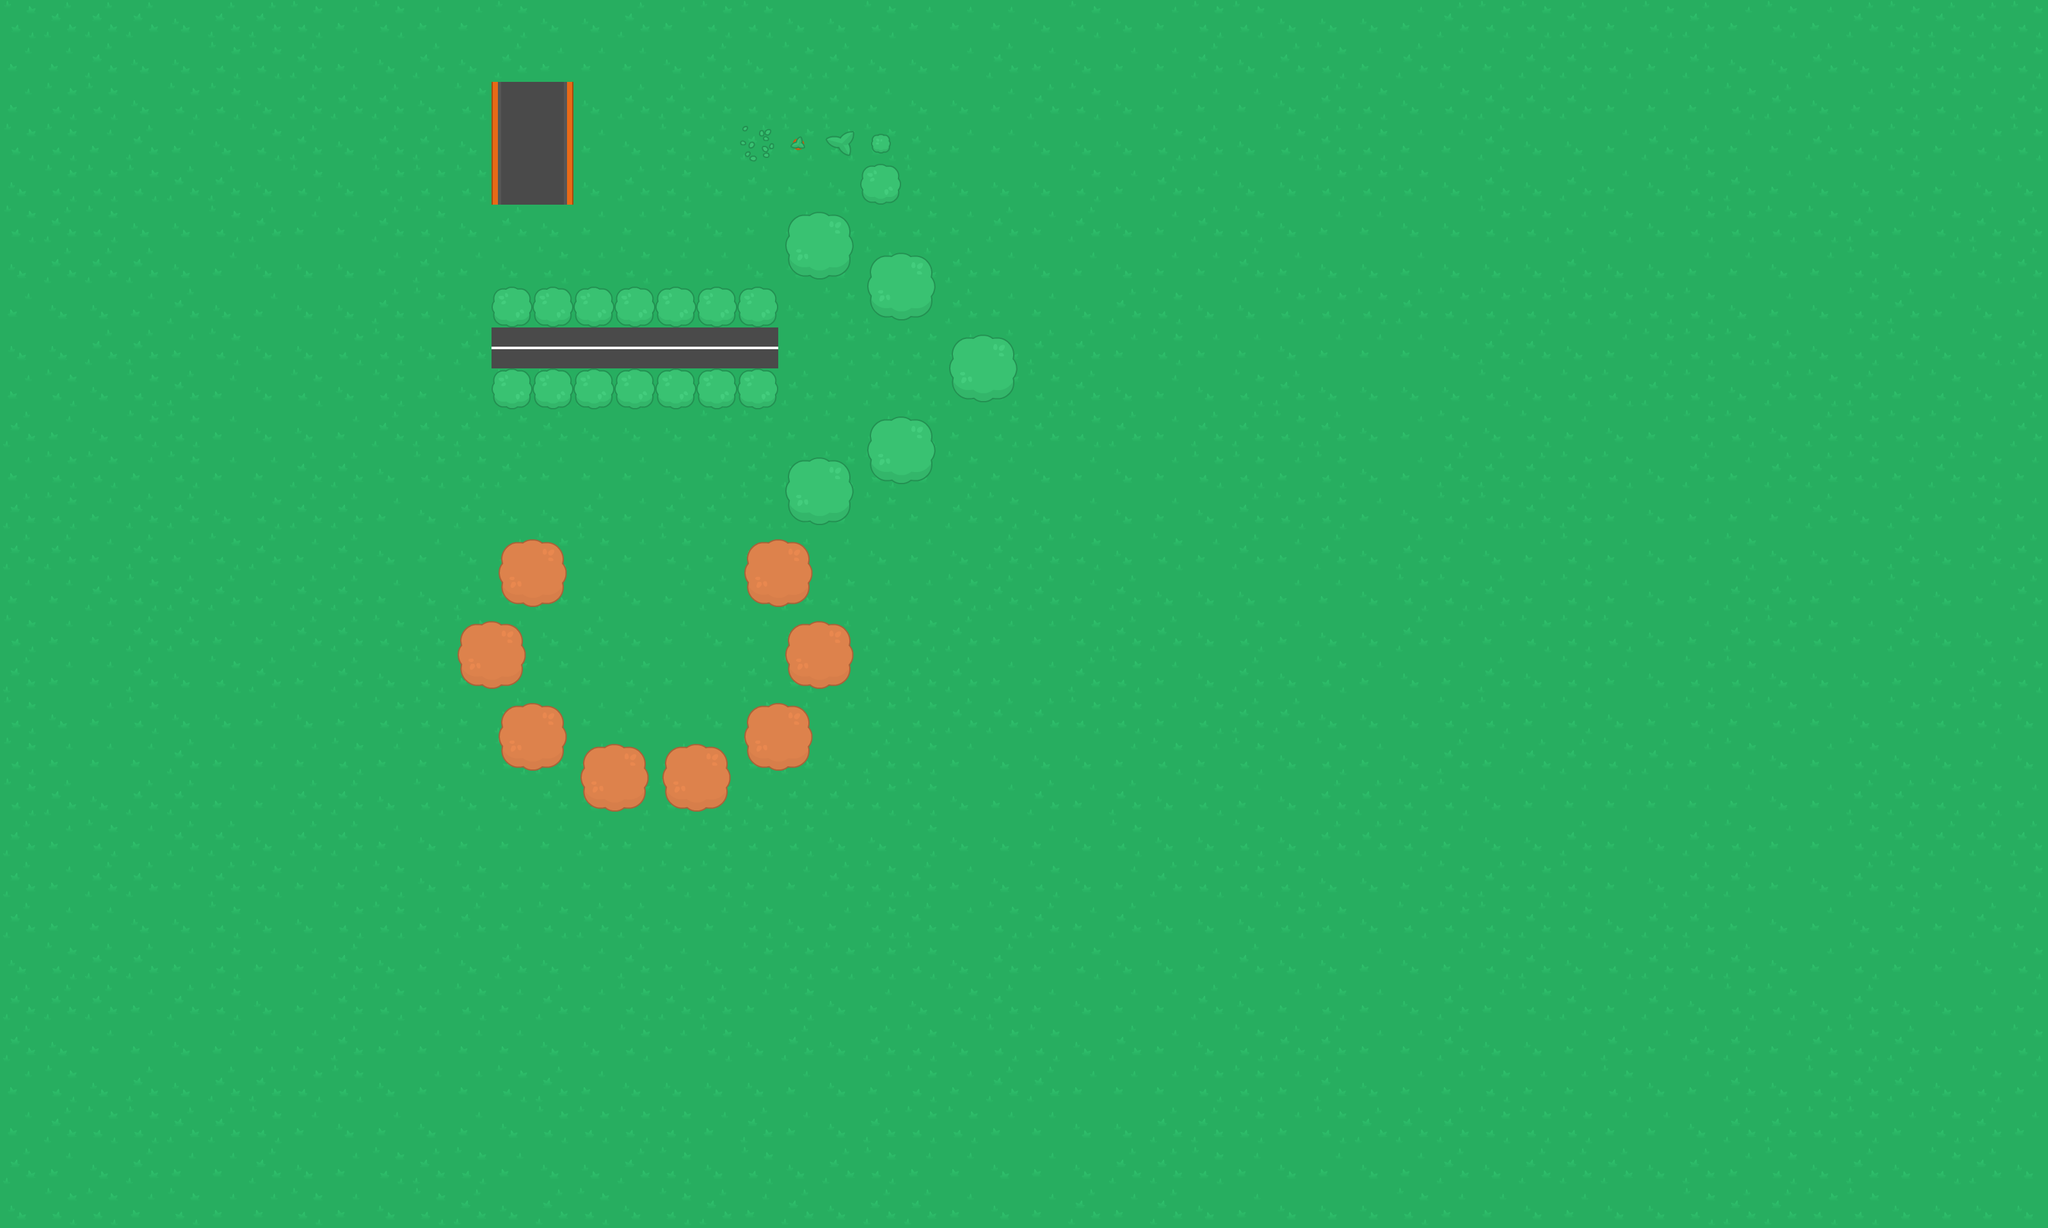

This game map was drawn from its Tiled (.tmx) file and the tilesets committed beside it. A one-line description and the trimmed map source follow:
An orthogonal 50x30 tile map with 64x64 px tiles, 2 tile layers (ground, trees) and 27 objects (19x wall, 4x zombie, 3x random, player).

<map version="1.10" tiledversion="1.10.2" orientation="orthogonal" renderorder="right-down" width="50" height="30" tilewidth="64" tileheight="64" infinite="0" nextlayerid="4" nextobjectid="41">
 <tileset firstgid="1" source="../img/Kenney Topdown Pack.tsx" />
 <layer id="1" name="ground" width="50" height="30">
  <data>[1500 cells, 1500 non-empty, 6 distinct tile ids]</data>
 </layer>
 <objectgroup id="3" name="obstacles">
  <object id="1" name="player" x="656" y="272" width="32" height="30" />
  <object id="2" name="wall" x="1248" y="352" width="64" height="64" />
  <object id="14" name="wall" x="784" y="464" width="416" height="32" />
  <object id="15" name="wall" x="784" y="592" width="416" height="32" />
  <object id="16" name="zombie" x="944" y="336" width="32" height="30" />
  <object id="17" name="zombie" x="992" y="224" width="32" height="30" />
  <object id="18" name="zombie" x="1072" y="144" width="32" height="30" />
  <object id="19" name="zombie" x="1072" y="400" width="32" height="30" />
  <object id="20" name="wall" x="768" y="128" width="128" height="190" />
  <object id="21" name="wall" x="1376" y="416" width="64" height="64" />
  <object id="22" name="wall" x="1504" y="544" width="64" height="64" />
  <object id="23" name="wall" x="1376" y="672" width="64" height="64" />
  <object id="24" name="wall" x="1248" y="736" width="64" height="64" />
  <object id="25" name="wall" x="1248" y="992" width="64" height="64" />
  <object id="26" name="wall" x="1184" y="848" width="64" height="64" />
  <object id="27" name="wall" x="1184" y="1120" width="64" height="64" />
  <object id="28" name="wall" x="1056" y="1184" width="64" height="64" />
  <object id="29" name="wall" x="928" y="1184" width="64" height="64" />
  <object id="30" name="wall" x="800" y="1120" width="64" height="64" />
  <object id="31" name="wall" x="736" y="992" width="64" height="64" />
  <object id="32" name="wall" x="800" y="864" width="64" height="64" />
  <object id="33" name="random" x="656" y="464" width="32" height="30" />
  <object id="35" name="random" x="704" y="32" width="32" height="30" />
  <object id="36" name="random" x="1232" y="80" width="32" height="30" />
  <object id="38" name="wall" x="1296" y="208" width="32" height="30" />
  <object id="39" name="wall" x="1360" y="208" width="32" height="32" />
  <object id="40" name="wall" x="1360" y="272" width="32" height="32" />
 </objectgroup>
 <layer id="2" name="trees" width="50" height="30">
  <data>[1500 cells, 78 non-empty, 14 distinct tile ids]</data>
 </layer>
</map>
